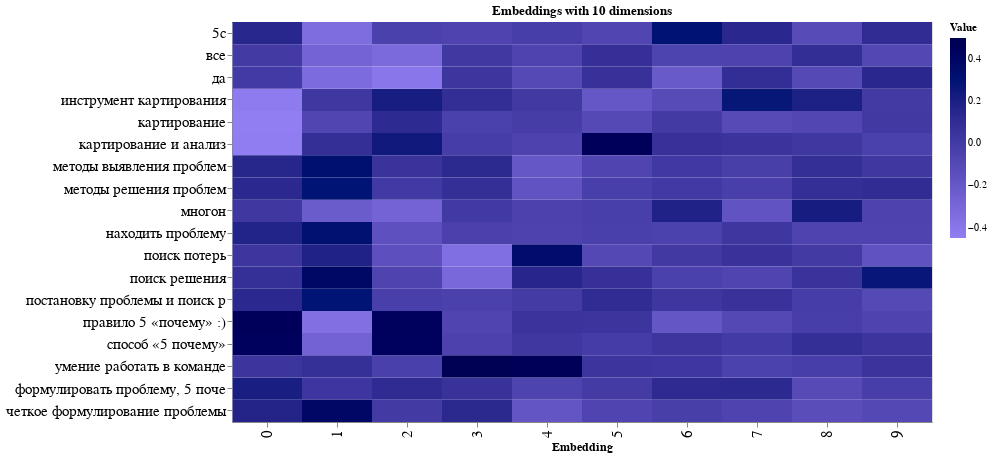

Write notebook code for a chart like this one.
### Code cell
import altair as alt

# Set sample size to visualize
sample = 20

# Reshape the data for visualization purposes
source = pd.DataFrame(embeds_pc)[:sample]
source = pd.concat([source,df_c['answer']], axis=1)
source = source.melt(id_vars=['answer'])

# Configure the plot
chart = alt.Chart(source).mark_rect().encode(
    x=alt.X('variable:N', title="Embedding"),
    y=alt.Y('answer:N', title='',axis=alt.Axis(labelLimit=500)),
    color=alt.Color('value:Q', title="Value", scale=alt.Scale(
                range=["#917EF3", "#000000"]))
)

result = chart.configure(background='#ffffff'
        ).properties(
        width=700,
        height=400,
        title='Embeddings with 10 dimensions'
       ).configure_axis(
      labelFontSize=15,
      titleFontSize=12)

# Show the plot
result

### Figure 1 — Vega-Lite specification as saved in the notebook (floating-point values rounded to 4 significant figures; data arrays with more than 128 entries replaced by an {"elided": "..."} marker saying what was removed)
{"config": {"view": {"continuousWidth": 300, "continuousHeight": 300}, "axis": {"labelFontSize": 15, "titleFontSize": 12}, "background": "#ffffff"}, "data": {"name": "data-094610a5a5ddac53f91a0ba74822b0b0"}, "mark": {"type": "rect"}, "encoding": {"color": {"field": "value", "scale": {"range": ["#917EF3", "#000000"]}, "title": "Value", "type": "quantitative"}, "x": {"field": "variable", "title": "Embedding", "type": "nominal"}, "y": {"axis": {"labelLimit": 500}, "field": "answer", "title": "", "type": "nominal"}}, "height": 400, "title": "Embeddings with 10 dimensions", "width": 700, "$schema": "https://vega.github.io/schema/vega-lite/v5.14.1.json", "datasets": {"data-094610a5a5ddac53f91a0ba74822b0b0": {"elided": "220 records"}}}
